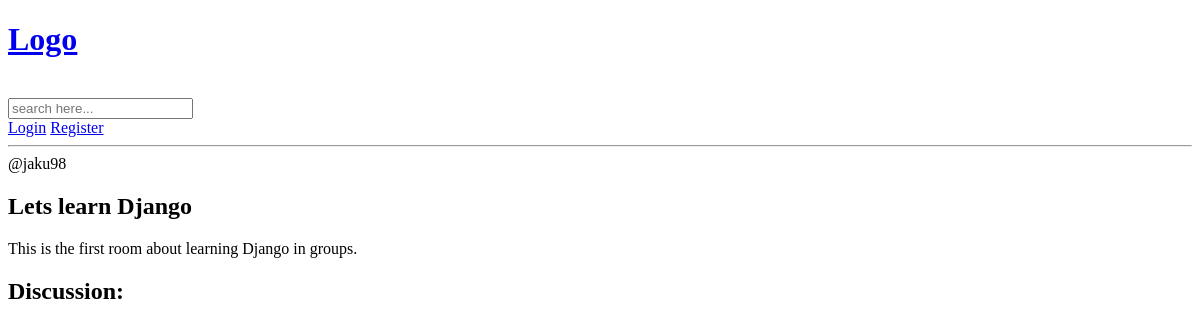
The page /room5 on the database as committed earlier.
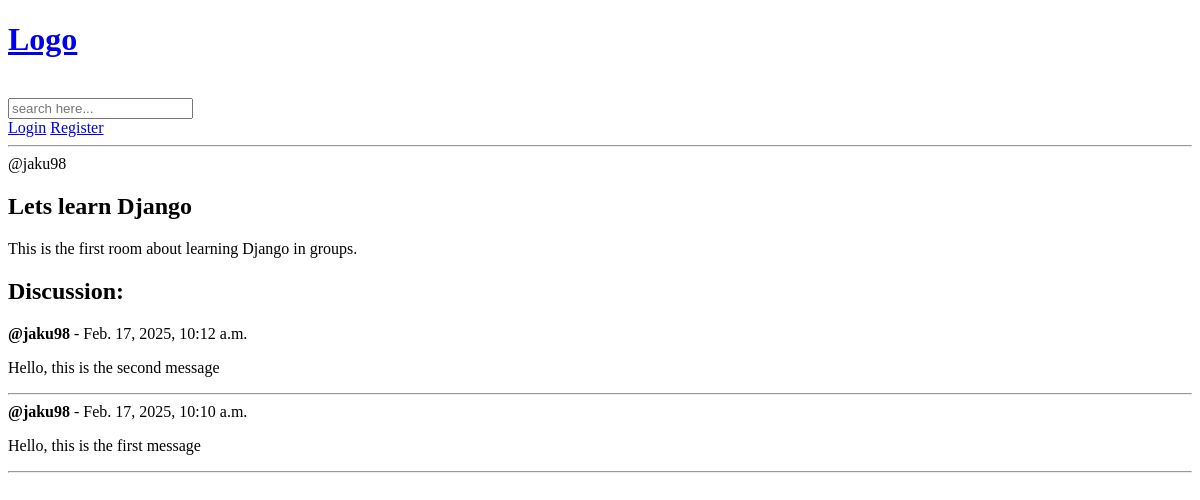
The same page on the database as committed later.
### base/models.py (models this page shows, shortened)
class Message(models.Model):
    room = models.ForeignKey(Room, on_delete=models.CASCADE)
    user = models.ForeignKey(User, on_delete=models.CASCADE)
    body = models.TextField()
    created = models.DateTimeField(auto_now_add=True)
    updated = models.DateTimeField(auto_now=True)

### base/views.py (the view)
# urls.py: path('room<str:pk>', views.room, name='room'),
def room(request, pk):
    room = Room.objects.get(id=pk)
    messages = room.message_set.all().order_by('-created')
    participants = room.participants.all()
    if request.method == 'POST':
        message_body = request.POST.get('msg_body')
        if message_body:
            message = Message(room=room, user=request.user, body=message_body)
            message.save()
            return redirect('room', pk=room.id)
    context = {
        'room': room,
        'messages': messages,
        'participants': participants,
    }
    return render(request, 'base/room_page.html', context)

### base/templates/base/room_page.html (shortened to what this page needs)
{% extends 'main.html' %}
{% block content %}
<div class="main-container">
    @{{ room.host.username }}<br>
    <h2>{{ room.name }}</h2>
    <p>{{ room.description }}</p>
</div>
<div>
    <h2>Discussion:</h2>
</div>
<div>
    {% for message in messages %}
        <div>
            <b>@{{ message.user.username }}</b> - {{ message.created }}<br>
            <p>{{ message.body }}</p>
            <hr>
        </div>
    {% endfor %}
</div>
{% endblock content %}

Rows that differ between the two databases and show on the page:
added Message: user.username "jaku98", created "Feb. 17, 2025, 10:12 a.m.", body "Hello, this is the second message"
added Message: user.username "jaku98", created "Feb. 17, 2025, 10:10 a.m.", body "Hello, this is the first message"
